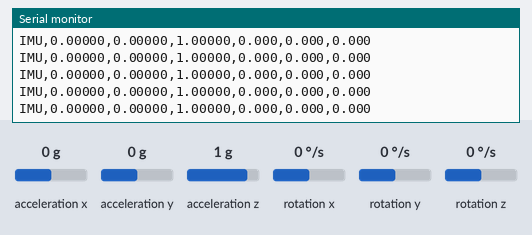
The sketch below on a simulated ESP32. Shown: the last lines printed to the serial monitor. Wiring (from diagram.json): MPU-6050 motion sensor at I2C address 0x68. The inputs (shaded band) are chosen by the test bench; at power-on: acceleration x 0 g, acceleration y 0 g, acceleration z 1 g, rotation x 0 °/s, rotation y 0 °/s, rotation z 0 °/s.

Above: at 1.5 s.
1.6 s: acceleration x set to -1.4 g
At 2.3 s:
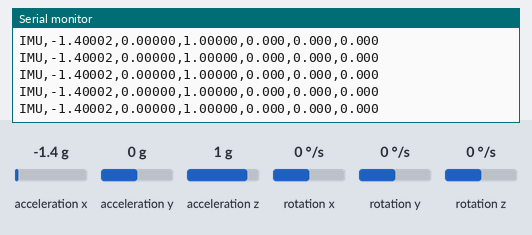
3.1 s: acceleration y set to -1.4 g
At 3.6 s:
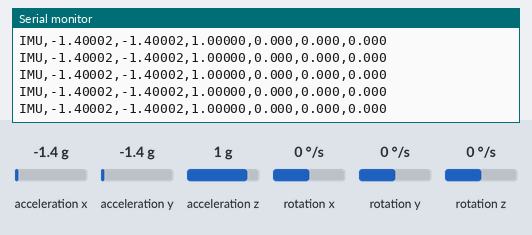
4.6 s: acceleration z set to -1.4 g
At 5.2 s:
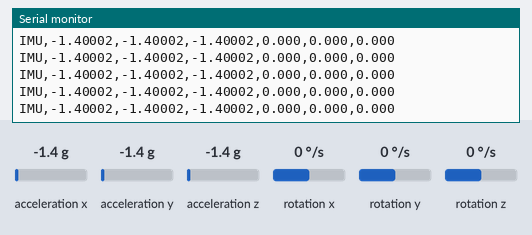
6.1 s: rotation x set to -192 °/s
At 7.0 s:
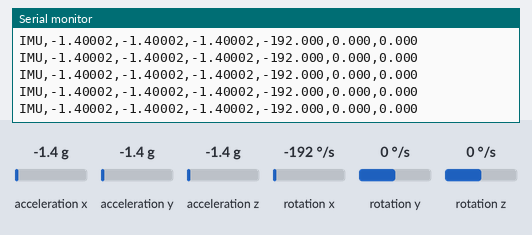
7.6 s: rotation y set to -192 °/s
At 8.1 s:
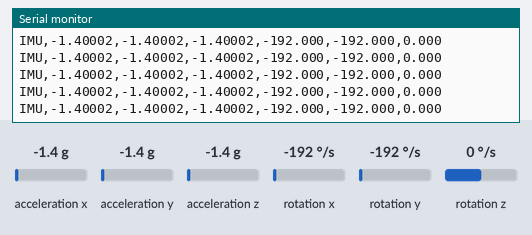

The sketch:

air_mouse.ino
```cpp
#include <Arduino.h>
#include <Wire.h>

constexpr uint8_t MPU_ADDR = 0x68;
constexpr uint8_t SDA_PIN = 21;
constexpr uint8_t SCL_PIN = 22;

bool readMPU(
    int16_t &ax,
    int16_t &ay,
    int16_t &az,
    int16_t &gx,
    int16_t &gy,
    int16_t &gz
) {
    Wire.beginTransmission(MPU_ADDR);
    Wire.write(0x3B);

    if (Wire.endTransmission(false) != 0) {
        return false;
    }

    uint8_t n = Wire.requestFrom(
        MPU_ADDR,
        (uint8_t)14,
        (uint8_t)true
    );

    if (n != 14 || Wire.available() < 14) {
        return false;
    }

    ax = (int16_t)((Wire.read() << 8) | Wire.read());
    ay = (int16_t)((Wire.read() << 8) | Wire.read());
    az = (int16_t)((Wire.read() << 8) | Wire.read());

    // Temperature
    Wire.read();
    Wire.read();

    gx = (int16_t)((Wire.read() << 8) | Wire.read());
    gy = (int16_t)((Wire.read() << 8) | Wire.read());
    gz = (int16_t)((Wire.read() << 8) | Wire.read());

    return true;
}

void setup() {
    Serial.begin(115200);
    delay(300);

    Wire.begin(SDA_PIN, SCL_PIN);
    Wire.setClock(400000);

    // Wake MPU6050
    Wire.beginTransmission(MPU_ADDR);
    Wire.write(0x6B);
    Wire.write(0x00);
    Wire.endTransmission(true);

    // Accelerometer ±2g
    Wire.beginTransmission(MPU_ADDR);
    Wire.write(0x1C);
    Wire.write(0x00);
    Wire.endTransmission(true);

    // Gyroscope ±250 deg/s
    Wire.beginTransmission(MPU_ADDR);
    Wire.write(0x1B);
    Wire.write(0x00);
    Wire.endTransmission(true);

    Serial.println("AIR_MOUSE_WOKWI_READY");
}

void loop() {
    int16_t ax, ay, az;
    int16_t gx, gy, gz;

    if (readMPU(ax, ay, az, gx, gy, gz)) {
        Serial.printf(
            "IMU,%.5f,%.5f,%.5f,%.3f,%.3f,%.3f\n",
            ax / 16384.0f,
            ay / 16384.0f,
            az / 16384.0f,
            gx / 131.0f,
            gy / 131.0f,
            gz / 131.0f
        );
    } else {
        Serial.println("IMU,ERROR,ERROR,ERROR,ERROR,ERROR,ERROR");
    }

    delay(20);
}
```

Measured:
- after the input at 1.6 s, the serial monitor: prints a new line at once (image 1)
- after the input at 3.1 s, the serial monitor: prints a new line at once (image 2)
- after the input at 4.6 s, the serial monitor: prints a new line at once (image 3)
- after the input at 6.1 s, the serial monitor: prints a new line at once (image 4)
- after the input at 7.6 s, the serial monitor: prints a new line at once (image 5)
